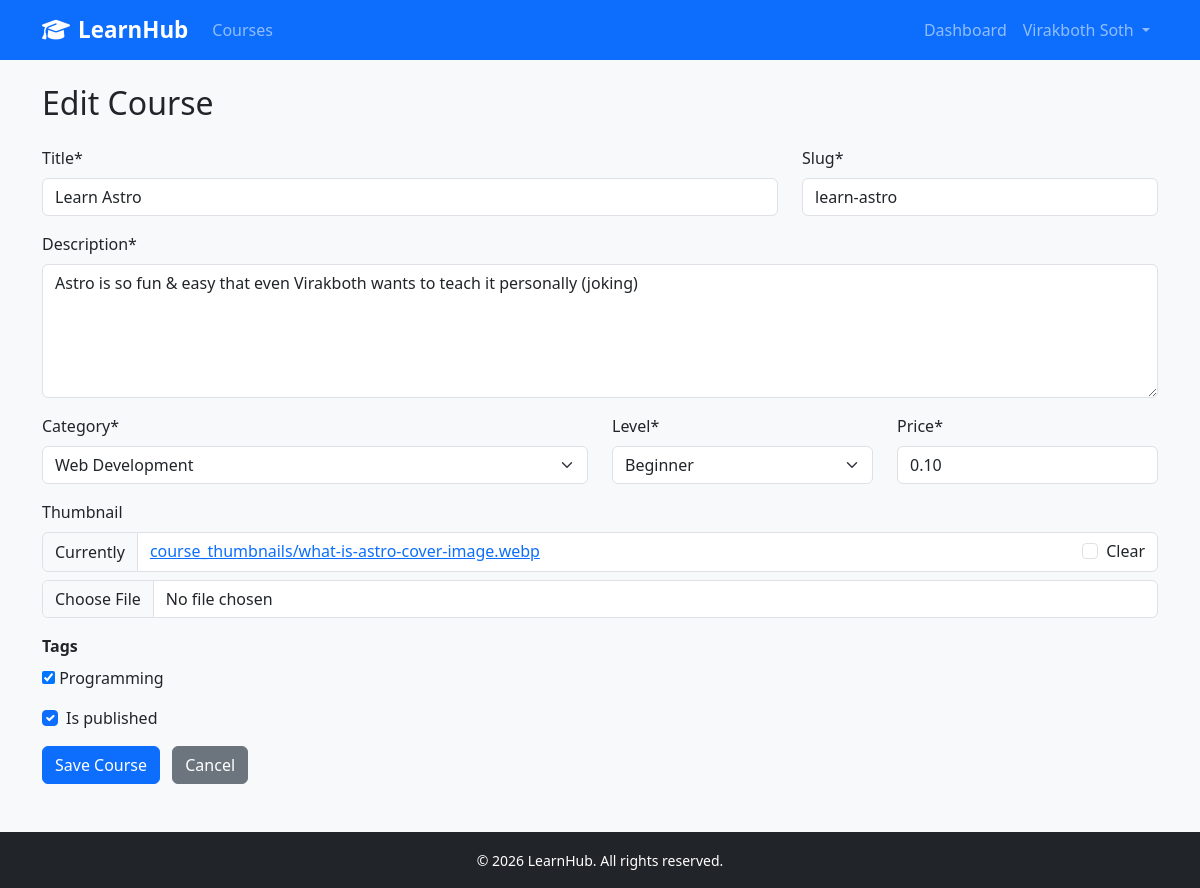
/courses/learn-astro/edit/ (signed in), run on the app's committed database.
### accounts/models.py (models this page shows, shortened)
class User(AbstractUser):
    ROLE_CHOICES = [
        ("student", "Student"),
        ("instructor", "Instructor"),
        ("employee", "Employee"),
    ]
    role = models.CharField(max_length=20, choices=ROLE_CHOICES, default="student")
    avatar = models.ImageField(upload_to="avatars/", blank=True, null=True)
    bio = models.TextField(blank=True)

### courses/models.py (models this page shows, shortened)
class Course(models.Model):
    LEVEL_CHOICES = [
        ("beginner", "Beginner"),
        ("intermediate", "Intermediate"),
        ("advanced", "Advanced"),
    ]
    title = models.CharField(max_length=200)
    slug = models.SlugField(unique=True)
    description = models.TextField()
    instructor = models.ForeignKey(
        Instructor, on_delete=models.CASCADE, related_name="courses"
    )
    category = models.ForeignKey(
        Category, on_delete=models.SET_NULL, null=True, related_name="courses"
    )
    tags = models.ManyToManyField(Tag, blank=True, related_name="courses")
    price = models.DecimalField(max_digits=8, decimal_places=2, default=0.00)
    thumbnail = models.ImageField(upload_to="course_thumbnails/", blank=True, null=True)
    level = models.CharField(max_length=20, choices=LEVEL_CHOICES, default="Beginner")
    is_published = models.BooleanField(default=False)
    created_at = models.DateTimeField(auto_now_add=True)
    updated_at = models.DateTimeField(auto_now=True)
    class Meta:
        ordering = ["-created_at"]

### courses/views.py (the view)
# urls.py: path("<slug:slug>/edit/", views.course_edit, name="course_edit"),
@login_required
def course_edit(request, slug):
    course = get_object_or_404(Course, slug=slug)
    if request.user.role == "instructor" and course.instructor != request.user.instructor_profile:
        messages.error(request, "You can only edit your own courses.")
        return redirect("courses:course_list")
    if request.user.role == "student":
        messages.error(request, "Permission denied.")
        return redirect("courses:course_list")
    form = CourseForm(request.POST or None, request.FILES or None, instance=course)
    if request.method == "POST" and form.is_valid():
        form.save()
        messages.success(request, "Course updated.")
        return redirect("courses:course_detail", slug=course.slug)
    return render(request, "courses/course_form.html", {"form": form, "action": "Edit", "course": course})

### courses/models.py (called while the page is built)
    def __str__(self):
        return self.name

    def __str__(self):
        return self.name

### templates/courses/course_form.html (shortened to what this page needs)
{% extends "base.html" %} {% load crispy_forms_tags %}  {% block content %}
<h2 class="mb-4">{{ action }} Course</h2>
<form method="post" enctype="multipart/form-data">
    <div class="row">
        <div class="col-md-8">{{ form.title|as_crispy_field }}</div>
        <div class="col-md-4">{{ form.slug|as_crispy_field }}</div>
    </div>
    {{ form.description|as_crispy_field }}
    <div class="row">
        <div class="col-md-6">{{ form.category|as_crispy_field }}</div>
        <div class="col-md-3">{{ form.level|as_crispy_field }}</div>
        <div class="col-md-3">{{ form.price|as_crispy_field }}</div>
    </div>
    {{ form.thumbnail|as_crispy_field }}
    <div class="mb-3">
        <label class="form-label fw-semibold">Tags</label>
        {{ form.tags }}
    </div>
    {{ form.is_published|as_crispy_field }}
    <div class="mt-3">
        <button type="submit" class="btn btn-primary">Save Course</button>
        <a href="{% url 'courses:course_list' %}" class="btn btn-secondary ms-2"
            >Cancel</a
        >
    </div>
</form>
{% endblock %}

### templates/base.html (shortened to what this page needs)
<!DOCTYPE html>
<html lang="en">
<head>
  <link rel="stylesheet" href="https://cdn.jsdelivr.net/npm/bootstrap@5.3.3/dist/css/bootstrap.min.css" />
  <link rel="stylesheet" href="https://cdnjs.cloudflare.com/ajax/libs/font-awesome/6.5.0/css/all.min.css" />
  <link rel="stylesheet" href="/static/css/main.css" />
</head>
<body>
<nav class="navbar navbar-expand-lg navbar-dark bg-primary">
  <div class="container">
    {% if user.is_authenticated %}
  {% if user.role == "student" %}
    <a class="navbar-brand fw-bold" href="{% url 'accounts:student_dashboard' %}">
  {% elif user.role == "instructor" %}
    <a class="navbar-brand fw-bold" href="{% url 'accounts:instructor_dashboard' %}">
  {% elif user.role == "employee" %}
    <a class="navbar-brand fw-bold" href="{% url 'accounts:employee_dashboard' %}">
  {% endif %}
{% else %}
  <a class="navbar-brand fw-bold" href="{% url 'courses:course_list' %}">
{% endif %}
  <i class="fa fa-graduation-cap me-2"></i>LearnHub
</a>
    <div class="collapse navbar-collapse" id="nav">
      <ul class="navbar-nav me-auto">
        <li class="nav-item">
          <a class="nav-link" href="{% url 'courses:course_list' %}">Courses</a>
        </li>
      </ul>
      <ul class="navbar-nav">
        {% if user.is_authenticated %}
          <li class="nav-item">
            {% if user.role == 'student' %}
              <a class="nav-link" href="{% url 'accounts:student_dashboard' %}">Dashboard</a>
            {% elif user.role == 'instructor' %}
              <a class="nav-link" href="{% url 'accounts:instructor_dashboard' %}">Dashboard</a>
            {% elif user.role == 'employee' %}
              <a class="nav-link" href="{% url 'accounts:employee_dashboard' %}">Dashboard</a>
            {% endif %}
          </li>
          <li class="nav-item dropdown">
            <a class="nav-link dropdown-toggle" href="#" data-bs-toggle="dropdown">
              {{ user.get_full_name|default:user.username }}
            </a>
          </li>
        {% else %}
          <li class="nav-item"><a class="nav-link" href="{% url 'accounts:login' %}">Login</a></li>
          <li class="nav-item"><a class="nav-link" href="{% url 'accounts:register_student' %}">Register</a></li>
        {% endif %}
      </ul>
    </div>
  </div>
</nav>
<main class="container my-4">
  {% block content %}{% endblock %}
</main>
<footer class="bg-dark text-white text-center py-3 mt-5">
  <small>&copy; 2026 LearnHub. All rights reserved.</small>
</footer>
</body>
</html>

### static/css/main.css (style rules this page uses)
body { background-color: #f8f9fa; }
.navbar-brand { font-size: 1.4rem; }
main.container { min-height: calc(100vh - 130px); }

### data on the page
User: get_full_name "Virakboth Soth"
Course: title "Learn Astro", slug "learn-astro", description "Astro is so fun & easy that even Virakboth wants to teach it personally (joking)", category "Web Development", level "Beginner", price "0.10", is_published "☑"

### other printed values
{{ action }} "Edit"
